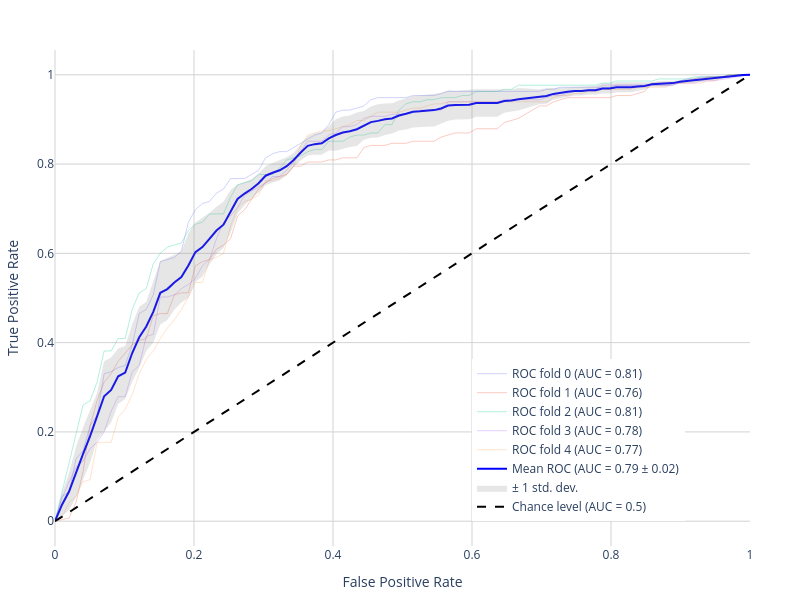

The notebook cell this image was saved under:
### Code cell
fig, metrics = plot_mean_roc_cv(true_labels=true_labels, fold_probs=results_per_fold_der, title="BIMCV (Derivatives) - Mean ROC Curve with Variability",
                                 out_path="outputs/figures/results/AUC_ROC_BIMCV_derivatives.pdf", out_format="pdf")

# Get classification report at 0.5 threshold
reports_per_fold = []
for i, (y_true_f, probs_f) in enumerate(zip(true_labels, results_per_fold_der), start=1):
    pred_labels_f = (probs_f >= 0.5).astype(int)
    report_f = classification_report(y_true_f, pred_labels_f, target_names=['Non-csPC', 'csPC'])
    print(f"Fold {i} classification report:\n{report_f}\n")
    reports_per_fold.append(report_f)
